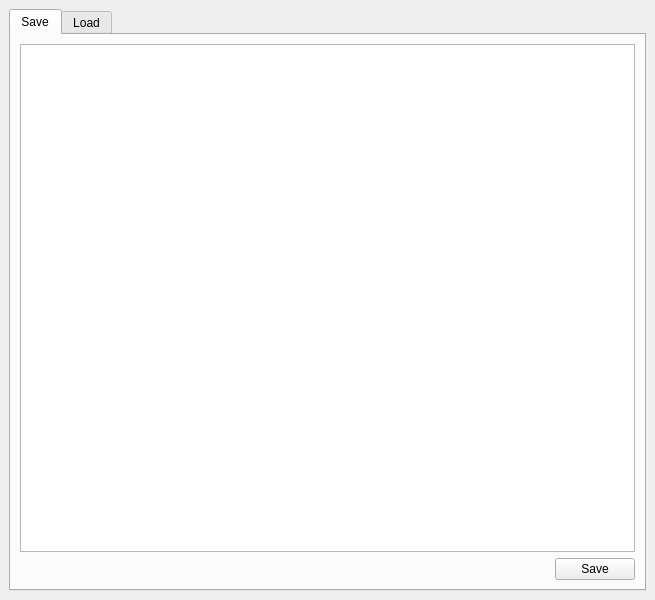
<?xml version="1.0" encoding="UTF-8"?>
<ui version="4.0">
 <class>MainWindow</class>
 <widget class="QMainWindow" name="MainWindow">
  <property name="geometry">
   <rect>
    <x>0</x>
    <y>0</y>
    <width>655</width>
    <height>600</height>
   </rect>
  </property>
  <property name="windowTitle">
   <string>QXlsx-Example</string>
  </property>
  <widget class="QWidget" name="centralwidget">
   <layout class="QGridLayout" name="gridLayout_2">
    <item row="0" column="0">
     <widget class="QTabWidget" name="tabWidget">
      <property name="currentIndex">
       <number>0</number>
      </property>
      <widget class="QWidget" name="tab">
       <attribute name="title">
        <string>Save</string>
       </attribute>
       <layout class="QGridLayout" name="gridLayout">
        <item row="0" column="0">
         <widget class="QTableView" name="tableView"/>
        </item>
        <item row="1" column="0">
         <layout class="QHBoxLayout" name="horizontalLayout">
          <item>
           <spacer name="horizontalSpacer">
            <property name="orientation">
             <enum>Qt::Horizontal</enum>
            </property>
            <property name="sizeHint" stdset="0">
             <size>
              <width>40</width>
              <height>20</height>
             </size>
            </property>
           </spacer>
          </item>
          <item>
           <widget class="QPushButton" name="saveButton">
            <property name="text">
             <string>Save</string>
            </property>
           </widget>
          </item>
         </layout>
        </item>
       </layout>
      </widget>
      <widget class="QWidget" name="tab_2">
       <attribute name="title">
        <string>Load</string>
       </attribute>
       <layout class="QGridLayout" name="gridLayout_3">
        <item row="0" column="0">
         <widget class="QTableView" name="tableView_2"/>
        </item>
        <item row="1" column="0">
         <layout class="QHBoxLayout" name="horizontalLayout_2">
          <item>
           <spacer name="horizontalSpacer_2">
            <property name="orientation">
             <enum>Qt::Horizontal</enum>
            </property>
            <property name="sizeHint" stdset="0">
             <size>
              <width>40</width>
              <height>20</height>
             </size>
            </property>
           </spacer>
          </item>
          <item>
           <widget class="QPushButton" name="loadButton">
            <property name="text">
             <string>Load</string>
            </property>
           </widget>
          </item>
         </layout>
        </item>
       </layout>
      </widget>
     </widget>
    </item>
   </layout>
  </widget>
  <widget class="QMenuBar" name="menubar">
   <property name="geometry">
    <rect>
     <x>0</x>
     <y>0</y>
     <width>655</width>
     <height>21</height>
    </rect>
   </property>
  </widget>
 </widget>
 <resources/>
 <connections/>
</ui>
